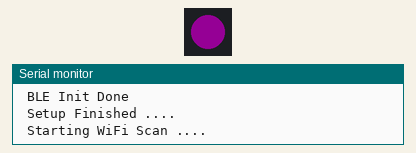
A sketch run on a simulated ESP32. Shown: 1 RGB LEDs in strip order, left to right, the last lines printed to the serial monitor. Dim RGB values are drawn brighter than linear; a WiFi scan finds three made-up networks; nothing arrives over Bluetooth unless stated.

Above: at 1.9 s.
At 5.8 s:
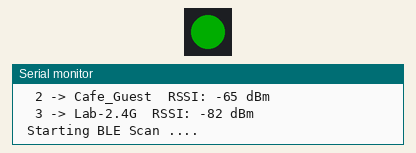
At 11.7 s:
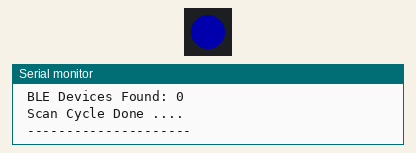
Timing chart, 0 to 16.3 s (numbered marks = the images above):
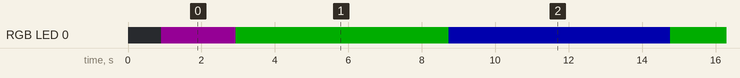

The sketch:

MAIN.INO
```cpp
#include <WiFi.h>
#include <BLEDevice.h>
#include <BLEScan.h>
#include <BLEAdvertisedDevice.h>

#include <Adafruit_NeoPixel.h>


// PIN CONFRIGRATION
#define LED_PIN     48        // RGB NeoPixel pin
#define LED_COUNT   1         // only one LED for test

Adafruit_NeoPixel rgbLed(LED_COUNT, LED_PIN, NEO_GRB + NEO_KHZ800);

BLEScan* pBLEScan;


// VAR
unsigned long lastPrint   = 0;
int scanTime = 5;   // BLE scan time (seconds)


void setup()
{
  Serial.begin(115200);
  delay(500);

  Serial.println();
  Serial.println(" ESP32 TEST STARTING .... ");
  Serial.println(" ------------------------ ");
  Serial.println();


  // ---- RGB LED INIT ----
  rgbLed.begin();
  rgbLed.clear();
  rgbLed.show();

  Serial.println(" NeoPixel Init Done ");
  delay(300);


  // ---- WIFI INIT ----
  WiFi.mode(WIFI_STA);
   WiFi.disconnect();
  delay(100);

  Serial.println(" WiFi set to STA mode ");
  Serial.println();


  // ---- BLE INIT ----
  BLEDevice::init("ESP32_TEST_DEVICE");
  pBLEScan = BLEDevice::getScan();
  pBLEScan->setActiveScan(true);  // better results but more power
  pBLEScan->setInterval(100);
  pBLEScan->setWindow(80);

  Serial.println(" BLE Init Done ");
  Serial.println();


  // random LED color at boot
  rgbLed.setPixelColor(0, rgbLed.Color(20, 0, 20));
  rgbLed.show();

  Serial.println(" Setup Finished .... ");
  Serial.println();
}


void loop()
{
  // ---- SERIAL HEARTBEAT ----
  if (millis() - lastPrint > 3000)
  {
    lastPrint = millis();

    Serial.print(" Uptime (ms): ");
    Serial.print(millis());

    Serial.print(" | Free Heap: ");
    Serial.println(ESP.getFreeHeap());
  }


  // ---- WIFI SCAN ----
  Serial.println();
  Serial.println(" Starting WiFi Scan .... ");

  int n = WiFi.scanNetworks();

  if (n == 0)
  {
    Serial.println(" No WiFi Networks Found ");
    rgbLed.setPixelColor(0, rgbLed.Color(50, 0, 0)); // red
  }
  else
  {
    Serial.print(" WiFi Networks Found: ");
    Serial.println(n);

    rgbLed.setPixelColor(0, rgbLed.Color(0, 50, 0)); // green

    for (int i = 0; i < n; i++)
    {
      Serial.print("  ");
      Serial.print(i + 1);
      Serial.print(" -> ");
      Serial.print(WiFi.SSID(i));
      Serial.print("  RSSI: ");
      Serial.print(WiFi.RSSI(i));
      Serial.print(" dBm ");
      Serial.println();
      delay(10);
    }
  }

  rgbLed.show();
  delay(800);


  // ---- BLE SCAN ----
  Serial.println();
  Serial.println(" Starting BLE Scan .... ");

  BLEScanResults foundDevices = pBLEScan->start(scanTime, false);

  Serial.print(" BLE Devices Found: ");
  Serial.println(foundDevices.getCount());

  pBLEScan->clearResults();   // free memory

  rgbLed.setPixelColor(0, rgbLed.Color(0, 0, 50)); // blue
  rgbLed.show();


  // ---- SMALL DELAY ----
  Serial.println(" Scan Cycle Done .... ");
  Serial.println(" --------------------- ");
  Serial.println();

  delay(4000);   // slow DOWN
}
```

Measured:
- by itself, RGB LED 0: repeats every 11.8 s: RGB(0, 50, 0) 5.8 s, RGB(0, 0, 50) 6.0 s
